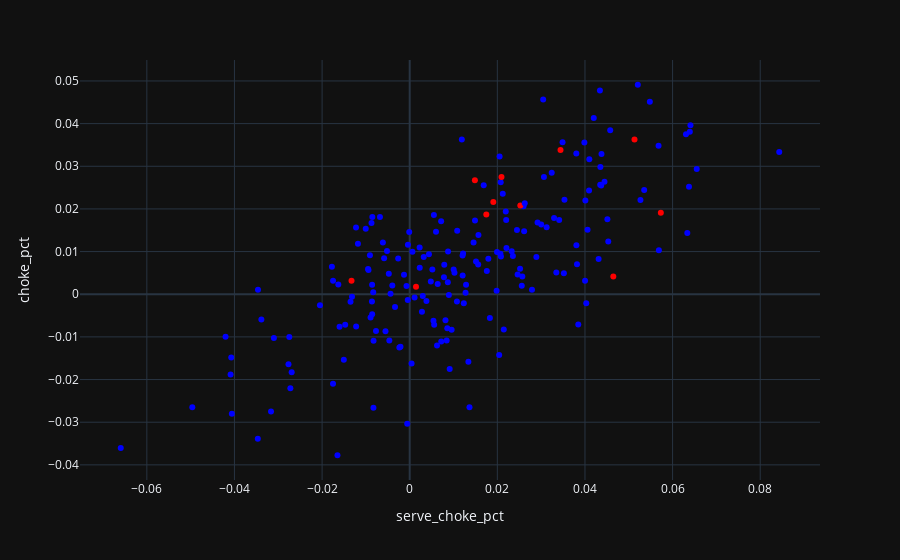

Write notebook code for a chart like this one.
### Code cell
fig = px.scatter(data_frame=df, x="serve_choke_pct", y="choke_pct", hover_name='name')
inds = [66, 76, 80, 151, 152, 155, 157, 170, 172, 181, 185]
fig.data[0].update(selectedpoints=inds,
                   selected=dict(marker=dict(color='red')),
                   unselected=dict(marker=dict(color='blue')))
fig.show()

### Figure 1 — Plotly figure (JSON) as saved in the notebook; plotly's stock layout.template omitted (floating-point values rounded to 4 significant figures; data arrays with more than 128 entries replaced by an {"elided": "..."} marker saying what was removed)
{"data": [{"hovertemplate": "<b>%{hovertext}</b><br><br>serve_choke_pct=%{x}<br>choke_pct=%{y}<extra></extra>", "hovertext": {"elided": "196 str values"}, "legendgroup": "", "marker": {"color": "#636efa", "symbol": "circle"}, "mode": "markers", "name": "", "orientation": "v", "selected": {"marker": {"color": "red"}}, "selectedpoints": [66, 76, 80, 151, 152, 155, 157, 170, 172, 181, 185], "showlegend": false, "type": "scatter", "unselected": {"marker": {"color": "blue"}}, "x": {"elided": "196 float values"}, "xaxis": "x", "y": {"elided": "196 float values"}, "yaxis": "y"}], "layout": {"legend": {"tracegroupgap": 0}, "margin": {"t": 60}, "xaxis": {"anchor": "y", "domain": [0.0, 1.0], "title": {"text": "serve_choke_pct"}}, "yaxis": {"anchor": "x", "domain": [0.0, 1.0], "title": {"text": "choke_pct"}}}}
